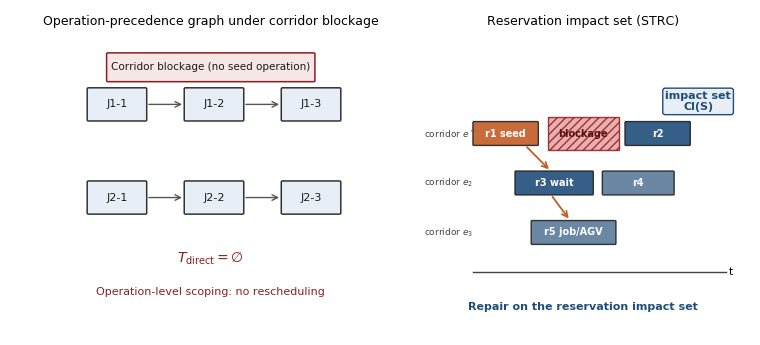

Write the Python code that produced this figure.
"""Motivation figure: empty operation-precedence graph vs reservation impact set."""
from __future__ import annotations

import os

import matplotlib

matplotlib.use("Agg")
import matplotlib.pyplot as plt  # noqa: E402
from matplotlib.patches import FancyBboxPatch, FancyArrowPatch, Rectangle

HERE = os.path.dirname(os.path.abspath(__file__))
OUT = os.path.join(HERE, "fig_strc_motivate")


def _box(ax, xy, w, h, text, fc, ec="#333333", fs=8, bold=False):
    x, y = xy
    ax.add_patch(FancyBboxPatch(
        (x, y), w, h, boxstyle="round,pad=0.02,rounding_size=0.04",
        facecolor=fc, edgecolor=ec, linewidth=1.1))
    ax.text(x + w / 2, y + h / 2, text, ha="center", va="center",
            fontsize=fs, fontweight=("bold" if bold else "normal"),
            color="#1a1a1a", wrap=True)


def main() -> None:
    fig, axes = plt.subplots(1, 2, figsize=(7.6, 3.45))

    # ----- Left: task graph -----
    ax = axes[0]
    ax.set_xlim(0, 10)
    ax.set_ylim(0, 10)
    ax.axis("off")
    ax.set_title("Operation-precedence graph under corridor blockage", fontsize=9, pad=10)

    # ops
    ops = [
        (1.2, 7.2, "J1-1"), (4.2, 7.2, "J1-2"), (7.2, 7.2, "J1-3"),
        (1.2, 4.0, "J2-1"), (4.2, 4.0, "J2-2"), (7.2, 4.0, "J2-3"),
    ]
    for x, y, lab in ops:
        _box(ax, (x, y), 1.8, 1.1, lab, "#e8eef5")
    # precedence arrows
    for (x1, y1, _), (x2, y2, _) in zip(ops, ops[1:]):
        if y1 == y2:
            ax.annotate("", xy=(x2, y2 + 0.55), xytext=(x1 + 1.8, y1 + 0.55),
                        arrowprops=dict(arrowstyle="->", color="#555555", lw=1.0))
    ax.text(5, 2.3, r"$T_{\mathrm{direct}}=\varnothing$",
            ha="center", fontsize=10, fontweight="bold", color="#8b1e1e")
    ax.text(5, 1.2, "Operation-level scoping: no rescheduling",
            ha="center", fontsize=8, color="#8b1e1e")
    _box(ax, (1.8, 8.55), 6.4, 0.95, "Corridor blockage (no seed operation)",
         "#f7e6e6", ec="#8b1e1e", fs=7.5)

    # ----- Right: reservation cascade -----
    ax = axes[1]
    ax.set_xlim(0, 10)
    ax.set_ylim(0, 10)
    ax.axis("off")
    ax.set_title("Reservation impact set (STRC)", fontsize=9, pad=10)

    # time axis
    ax.plot([1.6, 9.4], [2.0, 2.0], color="#444444", lw=1.0)
    ax.text(9.5, 2.0, "t", va="center", fontsize=8)
    # corridor lanes
    lanes = [
        (6.5, "e*", "#f7e6e6", True),
        (4.8, "e2", "#e8eef5", False),
        (3.1, "e3", "#e8eef5", False),
    ]
    # blocked window on e*
    ax.add_patch(Rectangle((3.9, 6.2), 2.2, 1.1, facecolor="#e8a0a0",
                            edgecolor="#8b1e1e", hatch="////", alpha=0.85))
    ax.text(5.0, 6.75, "blockage", ha="center", va="center", fontsize=7,
            color="#5a1010", fontweight="bold")

    # reservations
    bars = [
        (1.6, 6.35, 2.0, 0.8, "r1 seed", "#c45c26"),
        (6.3, 6.35, 2.0, 0.8, "r2", "#1f4e79"),
        (2.9, 4.65, 2.4, 0.8, "r3 wait", "#1f4e79"),
        (5.6, 4.65, 2.2, 0.8, "r4", "#5a7a9a"),
        (3.4, 2.95, 2.6, 0.8, "r5 job/AGV", "#5a7a9a"),
    ]
    for x, y, w, h, lab, c in bars:
        ax.add_patch(FancyBboxPatch(
            (x, y), w, h, boxstyle="round,pad=0.01,rounding_size=0.03",
            facecolor=c, edgecolor="#222222", alpha=0.9))
        ax.text(x + w / 2, y + h / 2, lab, ha="center", va="center",
                fontsize=7, color="white", fontweight="bold")

    # cascade arrows
    ax.annotate("", xy=(4.0, 5.45), xytext=(3.2, 6.35),
                arrowprops=dict(arrowstyle="->", color="#c45c26", lw=1.3))
    ax.annotate("", xy=(4.6, 3.75), xytext=(4.0, 4.65),
                arrowprops=dict(arrowstyle="->", color="#c45c26", lw=1.3))
    ax.text(8.55, 7.55, "impact set\nCl(S)", ha="center", fontsize=8,
            color="#1f4e79", fontweight="bold",
            bbox=dict(boxstyle="round,pad=0.22", fc="#e8eef5", ec="#1f4e79"))

    ax.text(5, 0.7, "Repair on the reservation impact set",
            ha="center", fontsize=8, color="#1f4e79", fontweight="bold")

    for ax, y, lab in ((axes[1], 6.75, r"corridor $e^\star$"),
                       (axes[1], 5.05, r"corridor $e_2$"),
                       (axes[1], 3.35, r"corridor $e_3$")):
        ax.text(0.08, y, lab, fontsize=6.5, va="center", color="#444444")

    fig.tight_layout()
    fig.savefig(OUT + ".pdf")
    fig.savefig(OUT + ".png")
    print("wrote", OUT + ".pdf")


if __name__ == "__main__":
    main()
